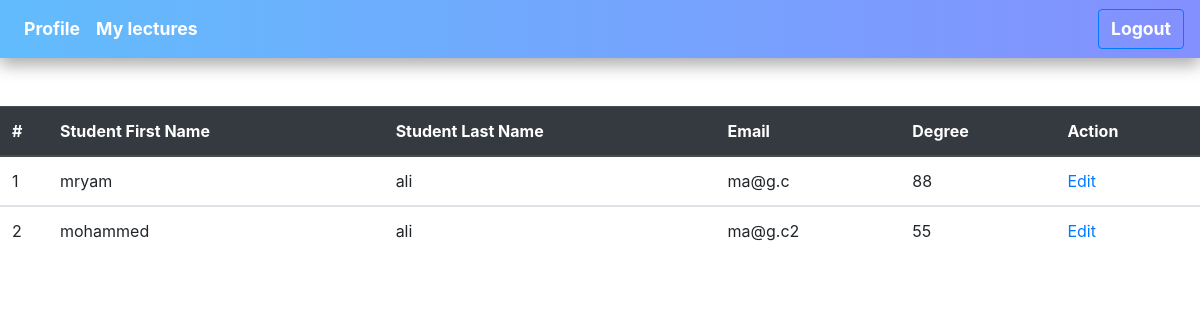
/LecTeacher/degrees.php?id=28 (signed in), run on the app's committed database.
### tables this page shows
CREATE TABLE `student` (
  `ID_stu` int(11) NOT NULL,
  `stu_first_name` varchar(20) NOT NULL,
  `stu_last_name` varchar(20) NOT NULL,
  `stu_email` varchar(25) NOT NULL,
  `stu_user_name` varchar(20) NOT NULL,
  `stu_password` varchar(60) NOT NULL,
  `stu_age` date NOT NULL,
  `stu_address` varchar(20) NOT NULL,
  `stu_stage` int(11) NOT NULL,
  `stu_status` tinyint(4) NOT NULL,
  `corse` int(11) NOT NULL,
  `dep_id` int(11) DEFAULT NULL
);

CREATE TABLE `degrees` (
  `ID_deg` int(11) NOT NULL,
  `stu_id` int(11) DEFAULT NULL,
  `lec_lab_id` int(11) DEFAULT NULL,
  `deg_number` int(11) NOT NULL,
  `corse` int(11) NOT NULL
);

### LecTeacher/degrees.php (the view, shortened to what this page needs)
<?php
$host = "localhost";
$user = "root";
$password = "";
$db = "unvdb";
$link = mysqli_connect($host,$user,$password,$db);
$id1 = $_GET['id'];
?>
<!DOCTYPE html>
<html>
<head>
<link rel="stylesheet" href="https://cdnjs.cloudflare.com/ajax/libs/uikit/3.0.3/css/uikit.min.css" />
<link rel="stylesheet" href="https://stackpath.bootstrapcdn.com/bootstrap/4.2.1/css/bootstrap.min.css">
<link rel="stylesheet" href="../css/style3.css" type="text/css" >
</head>
<body>
<nav class="navbar navbar-expand-lg navbar-light bg-light navCol">
  <div class="collapse navbar-collapse " id="navbarNav">
    <ul class="navbar-nav">
    <li class="nav-item">
    <a class="nav-link " id="icol" href="../welcomeTeacher.php">Profile</a>
    </li>
      <li class="nav-item">
      <a class="nav-link " id="icol" href="lecT.php">My lectures</a>
      </li>
    </ul>
  </div>
  <button type="button" class="btn btn-outline-primary "> <a id="icol" href="../logOut.php">Logout</a></button>
</nav>
<?php
if ($_SESSION['email'] == true){
    $sql = "SELECT * FROM `lecture_lab` WHERE ID_lec_lab=$id1" ;
    $result = mysqli_query($link,$sql);
    foreach ($result as $initial){
        $stage= $initial['stageLec'];
        $id_dep= $initial['id_dep'];
        $corse= $initial['lec_lab_corse'];
       }
    $sql2 = "SELECT * FROM `student` WHERE stu_stage=$stage AND dep_id=$id_dep AND corse=$corse";
    $result2 = mysqli_query($link,$sql2);
?>
<br><br>
<table class="table">
  <thead class="thead-dark">
    <tr>
      <th scope="col" width="4%">#</th>
      <th scope="col" >Student First Name</th>
      <th scope="col" >Student Last Name</th>
      <th scope="col" >Email</th>
      <th scope="col" >Degree</th>
      <th scope="col" >Action</th>
    </tr>
  </thead>
       <?php
       if ($result2) {
           $i = 0;
           $Deg = 0;
           foreach ($result2 as $sdata) {
               $i++;
               $idStu = $sdata['ID_stu'];
               $cor = $sdata['corse'];
               $sqlDeg = "SELECT * FROM `degrees` WHERE `stu_id`= $idStu AND `lec_lab_id`=$id1 And `corse`= $cor";
               $resultD = mysqli_query($link,$sqlDeg);
               foreach ($resultD as $initialD){
                 if($idStu = $idStu){
                    $Deg= $initialD['deg_number'];
                 }
                  }
               ?>
<tbody>
    <tr>
    <td><?php echo $i;?></td>
                    <td><?php echo $sdata['stu_first_name']?></td>
                    <td><?php echo $sdata['stu_last_name']?></td>
                    <td><?php echo $sdata['stu_email']?></td>
                    <td><?php echo $Deg?></td>
                    <td>
                      <?php
                      if($Deg==0){
                      ?>
                    <a  href="insertDegree.php?id1=<?php echo $sdata['ID_stu'];?>&id2=<?php echo $id1;?>">insert</a>
                      <?php }
                      else{
                      ?>
                       <a  href="upDateDegree.php?id1=<?php echo $sdata['ID_stu'];?>&id2=<?php echo $id1;?>">Edit</a>
                      <?php } ?>
                      <?php $Deg = 0 ?>
                      </td>
    </tr>
  </tbody>
           <?php } }else{?>
           <tr><td colspan="5"><h2>No data found</h2></td></tr>
       <?php } ?>
   </table>
<?php
}
else{
    header("location: loginTeacher.php");
}
?>
</body>
</html>

### css/style3.css (style rules this page uses)
.navCol { box-shadow: 0 6px 15px 0 rgba(0, 0, 0, 0.2), 0 6px 20px 0 rgba(0, 0, 0, 0.19); background-image: linear-gradient(to right, #62BCFC , #8490FF); }
#icol { color:white; font-size: 1.1rem; font-weight: bold; }

### data on the page
student: stu_first_name "mryam", stu_last_name "ali", stu_email "ma@g.c", degrees.deg_number "88"
student: stu_first_name "mohammed", stu_last_name "ali", stu_email "ma@g.c2", degrees.deg_number "55"
